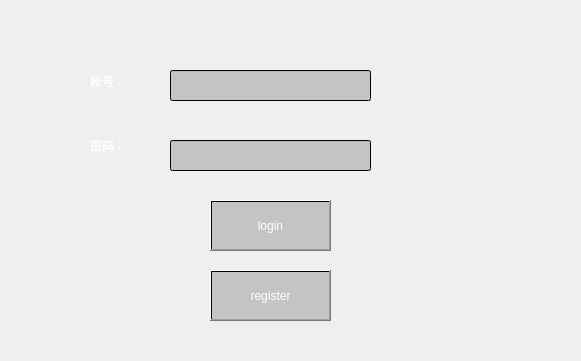
<?xml version="1.0" encoding="UTF-8"?>
<ui version="4.0">
 <class>login</class>
 <widget class="QWidget" name="login">
  <property name="geometry">
   <rect>
    <x>0</x>
    <y>0</y>
    <width>581</width>
    <height>361</height>
   </rect>
  </property>
  <property name="windowTitle">
   <string>Form</string>
  </property>
  <property name="windowIcon">
   <iconset>
    <normaloff>my-images/wintitle.jpg</normaloff>my-images/wintitle.jpg</iconset>
  </property>
  <widget class="QLineEdit" name="l_username">
   <property name="geometry">
    <rect>
     <x>170</x>
     <y>70</y>
     <width>201</width>
     <height>31</height>
    </rect>
   </property>
   <property name="styleSheet">
    <string notr="true">background-color: qlineargradient(spread:pad, x1:0, y1:0, x2:0, y2:0, stop:0 rgba(0, 0, 0, 46), stop:1 rgba(255, 255, 255, 255));
color: rgb(255, 255, 255);
font: 75 16pt &quot;Agency FB&quot;;</string>
   </property>
   <property name="clearButtonEnabled">
    <bool>true</bool>
   </property>
  </widget>
  <widget class="QLineEdit" name="l_password">
   <property name="geometry">
    <rect>
     <x>170</x>
     <y>140</y>
     <width>201</width>
     <height>31</height>
    </rect>
   </property>
   <property name="styleSheet">
    <string notr="true">background-color: qlineargradient(spread:pad, x1:0, y1:0, x2:0, y2:0, stop:0 rgba(0, 0, 0, 46), stop:1 rgba(255, 255, 255, 255));
font: 75 16pt &quot;Agency FB&quot;;
color: rgb(255, 255, 255);</string>
   </property>
   <property name="echoMode">
    <enum>QLineEdit::Password</enum>
   </property>
   <property name="readOnly">
    <bool>false</bool>
   </property>
   <property name="clearButtonEnabled">
    <bool>true</bool>
   </property>
  </widget>
  <widget class="QLabel" name="label">
   <property name="geometry">
    <rect>
     <x>90</x>
     <y>60</y>
     <width>71</width>
     <height>41</height>
    </rect>
   </property>
   <property name="styleSheet">
    <string notr="true">color: rgb(255, 255, 255);
font: 75 16pt &quot;Agency FB&quot;;</string>
   </property>
   <property name="text">
    <string>账号：</string>
   </property>
  </widget>
  <widget class="QLabel" name="label_2">
   <property name="geometry">
    <rect>
     <x>90</x>
     <y>120</y>
     <width>71</width>
     <height>51</height>
    </rect>
   </property>
   <property name="styleSheet">
    <string notr="true">color: rgb(255, 255, 255);
font: 16pt &quot;Agency FB&quot;;</string>
   </property>
   <property name="text">
    <string>密码：</string>
   </property>
  </widget>
  <widget class="QPushButton" name="p_login">
   <property name="geometry">
    <rect>
     <x>210</x>
     <y>200</y>
     <width>121</width>
     <height>51</height>
    </rect>
   </property>
   <property name="styleSheet">
    <string notr="true">background-color: qlineargradient(spread:pad, x1:0, y1:0, x2:0, y2:0, stop:0 rgba(0, 0, 0, 46), stop:1 rgba(255, 255, 255, 255));
color: rgb(255, 255, 255);
font: 75 16pt &quot;Agency FB&quot;;</string>
   </property>
   <property name="text">
    <string>login</string>
   </property>
  </widget>
  <widget class="QPushButton" name="p_register">
   <property name="geometry">
    <rect>
     <x>210</x>
     <y>270</y>
     <width>121</width>
     <height>51</height>
    </rect>
   </property>
   <property name="styleSheet">
    <string notr="true">background-color: qlineargradient(spread:pad, x1:0, y1:0, x2:0, y2:0, stop:0 rgba(0, 0, 0, 46), stop:1 rgba(255, 255, 255, 255));
color: rgb(255, 255, 255);
font: 75 16pt &quot;Agency FB&quot;;</string>
   </property>
   <property name="text">
    <string>register</string>
   </property>
  </widget>
 </widget>
 <resources/>
 <connections/>
</ui>
